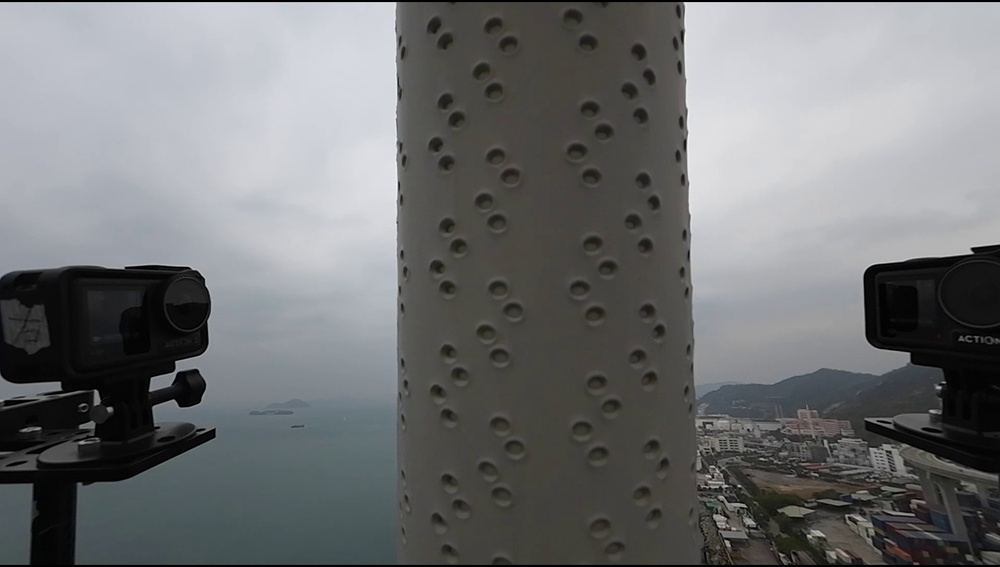
#> input picture 3D_Reconstruction/image_segmentaion/GPT1/data/images/train/B01_tr_frame_0276.jpg, 1000 x 567 px, shrunk from 1920 x 1088 before the run
$ python build_edge_labels.py --images_dir ../../GPT1/data/images/train --masks_dir ../../GPT1/data/images/train --out_dir out
#> lines starting #> are read from the running program, lines starting #| are printed output that depends on the picture; after the words box and inside, x2 and y2 are one past the last pixel; in counts of white or black regions, pixels touching at a corner belong together
# src/build_edge_labels.py
import os
import cv2
import sys
import glob
import argparse
import numpy as np
from pathlib import Path
from typing import Optional
from skimage.morphology import dilation, disk
from skimage.segmentation import find_boundaries


def make_edge_from_mask(mask_bin: np.ndarray, edge_width: int = 3, mode: str = "outer") -> np.ndarray:
    """
    从二值mask生成边缘标签。
    mask_bin: uint8 {0,1}
    edge_width: 边缘加粗像素（建议2~3）
    mode: 'outer' | 'inner' | 'thick'
      - outer: 仅外边界
      - inner: 仅内边界
      - thick: skimage的thick模式（对细目标更连续）
    """
    if mode not in {"outer", "inner", "thick"}:
        mode = "outer"
    bnd = find_boundaries(mask_bin, mode=mode).astype(np.uint8)
    if edge_width > 1:
        bnd = dilation(bnd, disk(max(1, edge_width // 2))).astype(np.uint8)
    return bnd  # {0,1}


def find_mask_for_image(masks_dir: Path, stem: str) -> Optional[Path]:
    """
    在 masks_dir 中根据图像的 stem 匹配掩膜文件，后缀不限。
    返回匹配到的第一个文件路径，未找到则返回 None。
    """
    patterns = [
        str(masks_dir / f"{stem}.*"),
        str(masks_dir / f"{stem}*.*"),  # 兼容可能带后缀标记的命名
    ]
    for pat in patterns:
        candidates = sorted(glob.glob(pat))
        if candidates:
            return Path(candidates[0])
    return None


def run(images_dir: str, masks_dir: str, out_dir: str, edge_width: int = 3, mode: str = "outer",
        overwrite: bool = True, verbose: bool = True):
#> called with images_dir = '../../GPT1/data/images/train', masks_dir = '../../GPT1/data/images/train', out_dir = 'out', edge_width = 3, mode = 'outer', overwrite = True, verbose = True
    images_dir = Path(images_dir)
    masks_dir = Path(masks_dir)
    out_dir = Path(out_dir)
    out_dir.mkdir(parents=True, exist_ok=True)

    # 常见图像后缀
    exts = {".png", ".jpg", ".jpeg", ".bmp", ".tif", ".tiff", ".webp"}

    img_paths = [p for p in images_dir.iterdir() if p.is_file() and p.suffix.lower() in exts]
    if not img_paths:
        print(f"[WARN] No images found in {images_dir}", file=sys.stderr)

    skipped_no_mask = 0
    written = 0

    for ip in sorted(img_paths):
        stem = ip.stem
        op = out_dir / ip.name  # 保持与原图完全相同的“文件名+后缀”

        if op.exists() and not overwrite:
            if verbose:
                print(f"[SKIP] exists: {op.name}")
            continue

        mp = find_mask_for_image(masks_dir, stem)
        if mp is None or (not mp.exists()):
            skipped_no_mask += 1
            if verbose:
                print(f"[MISS] mask not found for image: {ip.name}")
            continue

        # 读mask，宽容任何后缀
        mask = cv2.imread(str(mp), cv2.IMREAD_UNCHANGED)
#> mask is the input picture: shape (567, 1000, 3); mean B, G, R 115.3, 114.3, 112.7
        if mask is None:
            skipped_no_mask += 1
            if verbose:
                print(f"[MISS] failed to read mask file: {mp}")
            continue

        # 转为二值 {0,1}
        if mask.ndim == 3:
            mask = cv2.cvtColor(mask, cv2.COLOR_BGR2GRAY)
#> mask: shape (567, 1000)
        mask_bin = (mask > 127).astype(np.uint8)
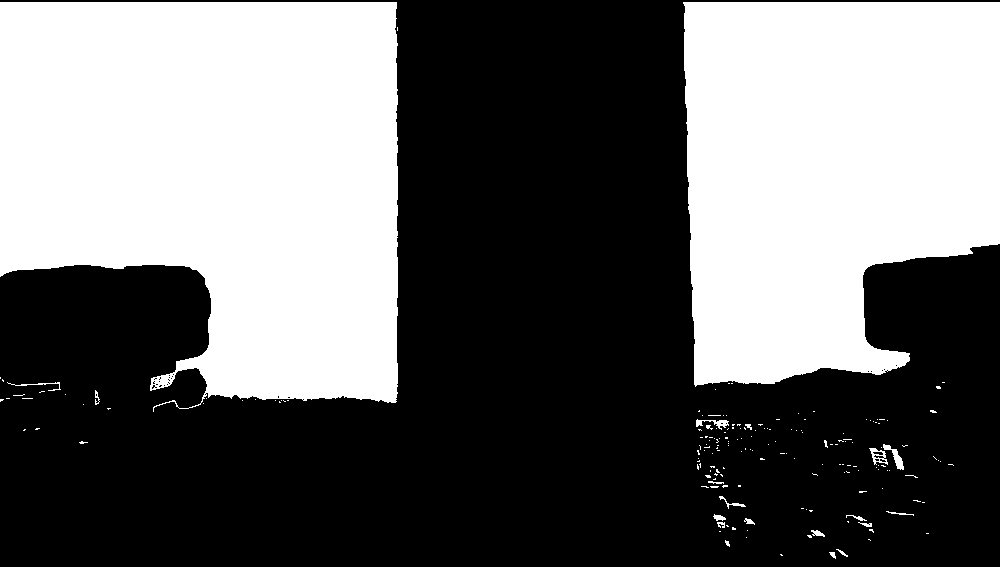
#> mask_bin: shape (567, 1000); values 0 (black) and 1 (white), 41.4% white; 182 white regions (162 under 20 px), largest, box (x1, y1, x2, y2) and area: (0, 2, 398, 412) 131192, (683, 2, 1000, 387) 101546, (883, 444, 904, 470) 175

        edge = make_edge_from_mask(mask_bin, edge_width=edge_width, mode=mode)
#> in make_edge_from_mask, `bnd = find_boundaries(mask_bin, mode=mode).astype(np.uint8)`:
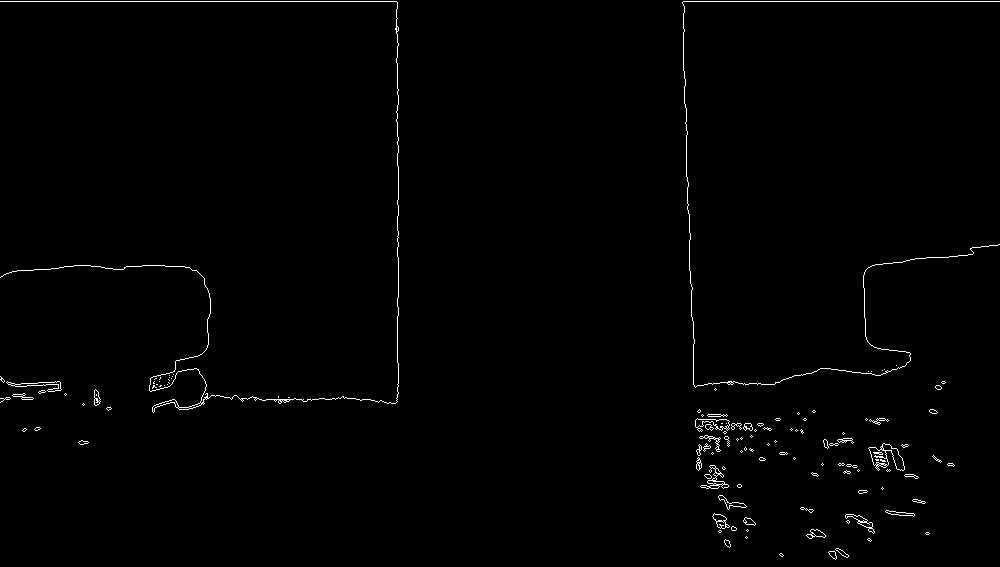
#> bnd: shape (567, 1000); values 0 (black) and 1 (white), 0.89% white in thin lines or dots
#> in make_edge_from_mask, `bnd = dilation(bnd, disk(max(1, edge_width // 2))).astype(np.uint8)`:
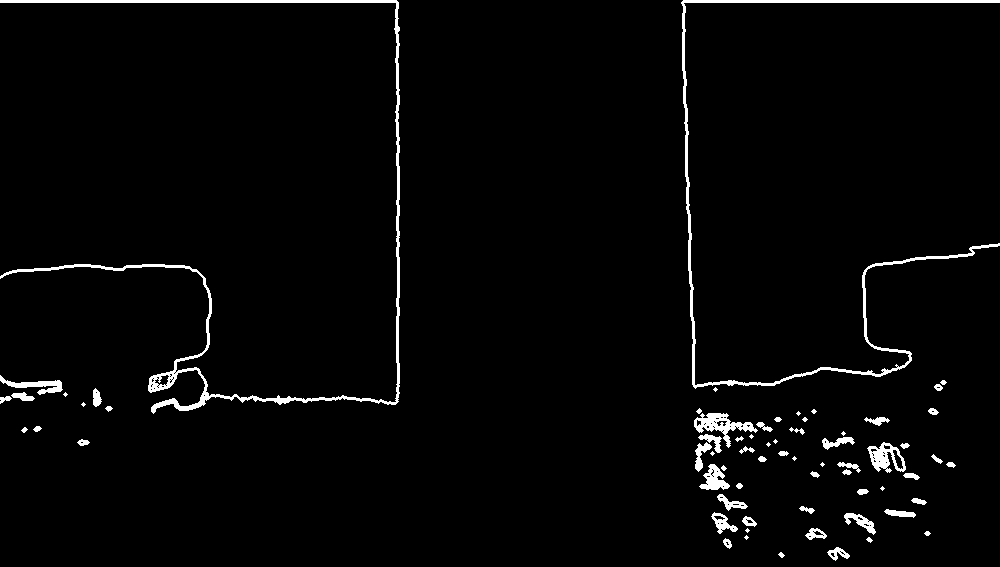
#> bnd: shape (567, 1000); values 0 (black) and 1 (white), 2.5% white; 67 white regions (16 under 20 px), largest, box (x1, y1, x2, y2) and area: (0, 0, 400, 414) 4834, (681, 0, 1000, 389) 3593, (694, 413, 758, 448) 747
        cv2.imwrite(str(op), (edge * 255).astype(np.uint8))
        written += 1
        if verbose:
            print(f"[OK] {ip.name}  <=  {mp.name}  ->  {op.name}")
#> pass 2 of the loop in run, `for ip in sorted(img_paths):`:
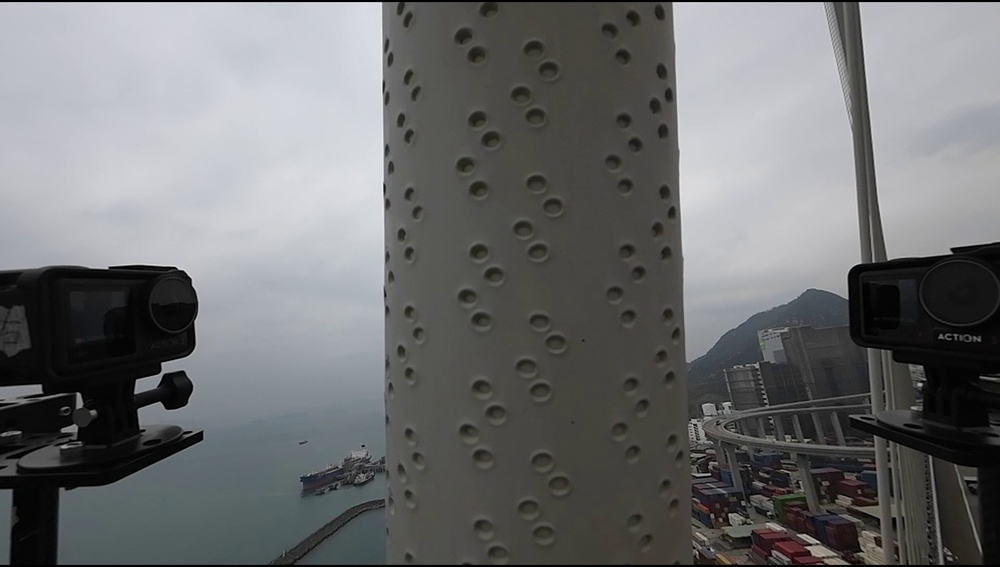
#> input picture 3D_Reconstruction/image_segmentaion/GPT1/data/images/train/B01_tr_frame_0340.jpg, 1000 x 567 px, shrunk from 1920 x 1088 before the run
#> in run, mask is the input picture: shape (567, 1000, 3); mean B, G, R 112.1, 111.3, 110.2
#> mask: shape (567, 1000)
#> in run, `mask_bin = (mask > 127).astype(np.uint8)`:
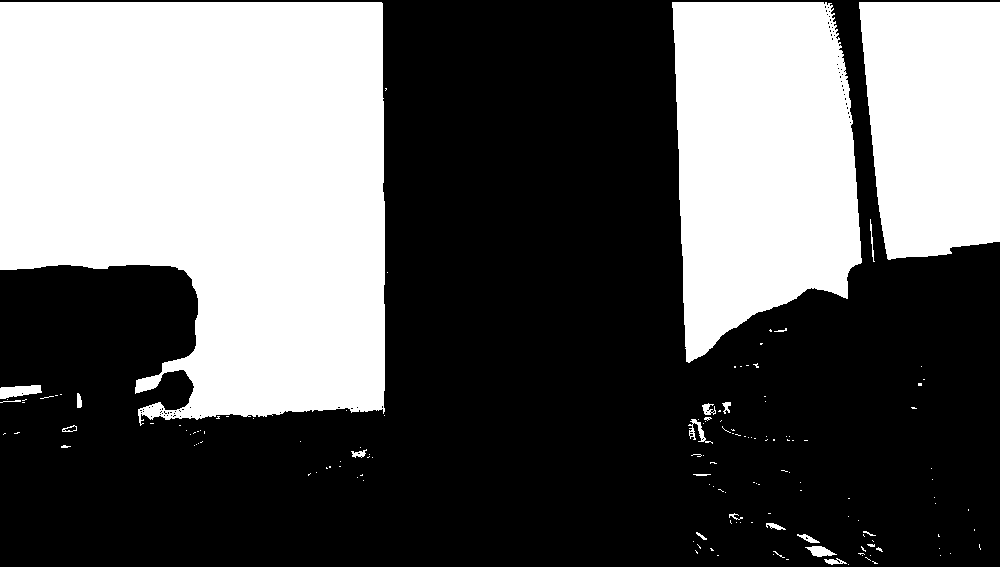
#> mask_bin: shape (567, 1000); values 0 (black) and 1 (white), 38.7% white; 149 white regions (127 under 20 px), largest, box (x1, y1, x2, y2) and area: (0, 2, 385, 426) 131044, (672, 2, 862, 363) 53983, (859, 2, 1000, 260) 32210
#> in make_edge_from_mask (call 2), `bnd = dilation(bnd, disk(max(1, edge_width // 2))).astype(np.uint8)`:
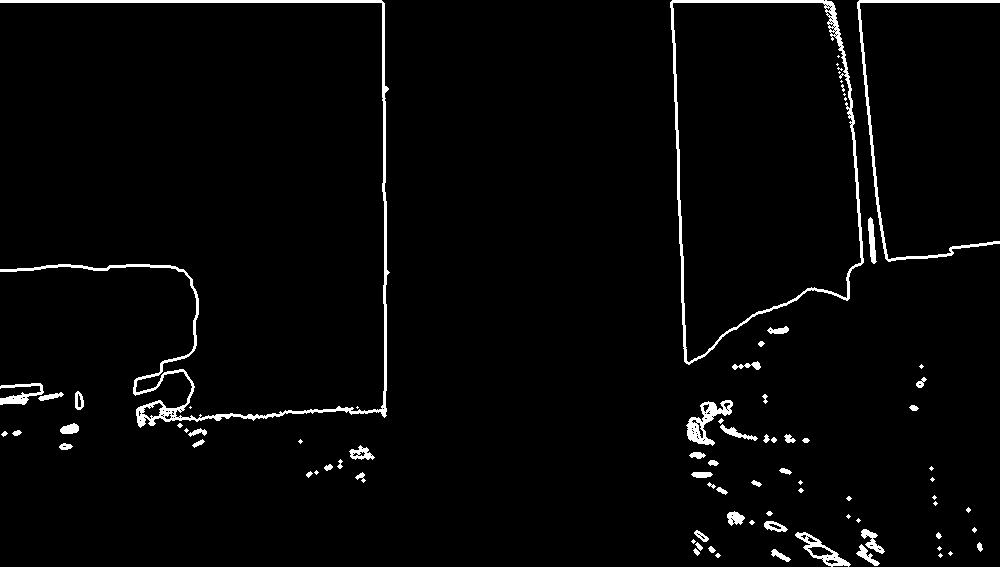
#> bnd: shape (567, 1000); values 0 (black) and 1 (white), 2.7% white; 83 white regions (33 under 20 px), largest, box (x1, y1, x2, y2) and area: (0, 0, 390, 428) 4989, (670, 0, 864, 365) 3229, (857, 0, 1000, 262) 1553

    print(f"\nDone. Written: {written}, Missing masks: {skipped_no_mask}, Out: {out_dir}")


if __name__ == "__main__":
    ap = argparse.ArgumentParser(description="Build edge labels from masks, saved with the SAME names as images.")
    ap.add_argument("--images_dir", required=True, help="原始训练图像目录（以此目录的文件名与后缀为准）")
    ap.add_argument("--masks_dir", required=True, help="对应的mask目录（按同stem匹配，后缀不限）")
    ap.add_argument("--out_dir", required=True, help="输出edge标签目录（文件名与images_dir一致）")
    ap.add_argument("--edge_width", type=int, default=3, help="边缘加粗像素，建议2~3")
    ap.add_argument("--mode", type=str, default="outer", choices=["outer", "inner", "thick"], help="边界类型")
    ap.add_argument("--no_overwrite", action="store_true", help="存在同名文件时不覆盖")
    ap.add_argument("--quiet", action="store_true", help="静默输出")
    args = ap.parse_args()

    run(
        images_dir=args.images_dir,
        masks_dir=args.masks_dir,
        out_dir=args.out_dir,
        edge_width=args.edge_width,
        mode=args.mode,
        overwrite=(not args.no_overwrite),
        verbose=(not args.quiet),
    )
